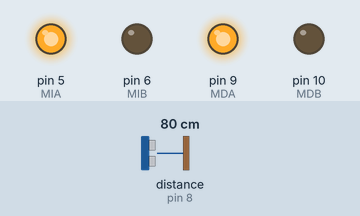
This sketch was run on a simulated Arduino Uno, built with avr-gcc and run on an emulated ATmega328P. Parts: output pins drawn as LEDs (lit = HIGH). Wiring (inferred from the names in the program): ultrasonic range finder: trigger pin 7; echo pin 8. The test bench sets the inputs (shaded band); at power-on: distance to the obstacle (sensor on pin 8) 80 cm. The echo pulse lasts 58.3 µs per cm; pins used as bus, display or sensor lines are not drawn.

Above: at 1.2 s.
1.3 s: distance to the obstacle (sensor on pin 8) set to 32 cm
2.8 s: distance to the obstacle (sensor on pin 8) set to 27 cm
At 3.1 s:
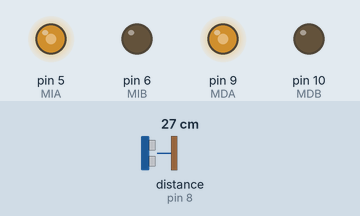
4.3 s: distance to the obstacle (sensor on pin 8) set to 22 cm
5.8 s: distance to the obstacle (sensor on pin 8) set to 17 cm
At 6.8 s:
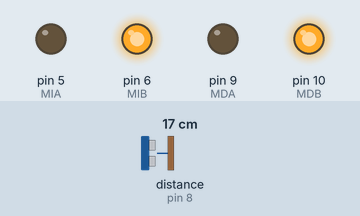
8.8 s: distance to the obstacle (sensor on pin 8) set to 35 cm
At 10.0 s:
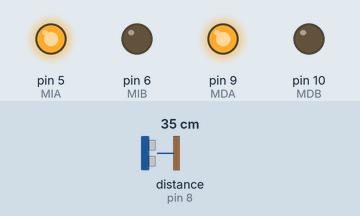
10.4 s: distance to the obstacle (sensor on pin 8) set to 2 cm
At 13.4 s:
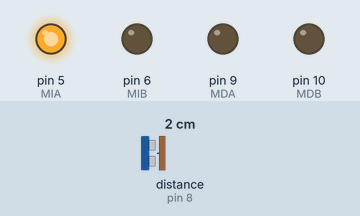
Timing chart, 0 to 14.4 s (numbered marks = the images above; inputs shaded):
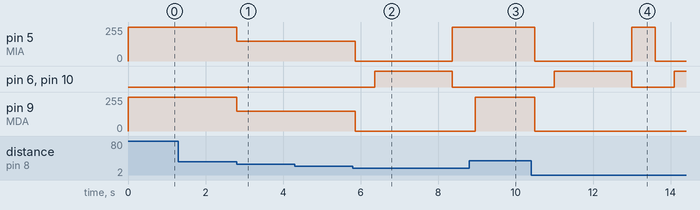

The sketch:

salvaObstaculos.ino
```cpp
//Asignamos una referencia a cada pin
#define MIA 5
#define MIB 6
#define MDA 9
#define MDB 10
#define trig 7
#define echo 8
//FUNCIÓN DE MEDICIÓN DE DISTANCIA
long dameDistancia(){
long espacio;
long tiempo;
//Apagamos (para evitar falsas lecturas) y encendemos Trigger durante 10 us
digitalWrite(trig,LOW);
delayMicroseconds(4);
digitalWrite(trig,HIGH);
delayMicroseconds(10);
digitalWrite(trig,LOW);
//Medimos el tiempo en us que tarda en volver el pulso y realizamos el cálculo.
tiempo=pulseIn(echo,HIGH);
espacio=tiempo/58.309;
//La función devuelve un valor de tipo long correspondiente a la distancia en cm.
return espacio;
}
//FUNCIONES DE MOVIMIENTO

void adelante (){
digitalWrite(MIA,HIGH);
digitalWrite(MIB,LOW);
digitalWrite(MDA,HIGH);
digitalWrite(MDB,LOW);
}

void izquierda (){
 digitalWrite(MIA,LOW);
digitalWrite(MIB,LOW);
digitalWrite(MDA,HIGH);
digitalWrite(MDB,LOW);
}

void derecha(){
digitalWrite(MIA,HIGH);
digitalWrite(MIB,LOW);
digitalWrite(MDA,LOW);
digitalWrite(MDB,LOW);
}

void atras(){
digitalWrite(MIA,LOW);
digitalWrite(MIB,HIGH);
digitalWrite(MDA,LOW);
digitalWrite(MDB,HIGH);
}
void alto(){
digitalWrite(MIA,LOW);
digitalWrite(MIB,LOW);
digitalWrite(MDA,LOW);
digitalWrite(MDB,LOW);
}

//FUNCIONES DE MOVIMIENTO DE VELOCIDAD REGULADA
void adelante(int valor){
analogWrite(MIA,valor);
digitalWrite(MIB,LOW);
analogWrite(MDA,valor);
digitalWrite(MDB,LOW);
}

void atras(int valor){
digitalWrite(MIA,LOW);
analogWrite(MIB,valor);
digitalWrite(MDA,LOW);
analogWrite(MDB,valor);
}
void izquierda(int valor){
digitalWrite(MIA,LOW);
digitalWrite(MIB,LOW);
digitalWrite(MDA,LOW);
analogWrite(MDB,valor);
}
void derecha(int valor){
analogWrite(MIA,valor);
digitalWrite(MIB,LOW);
digitalWrite(MDA,LOW);
digitalWrite(MDB,LOW);
}


void setup() {
//Declaramos cada pin en el modo en que corresponda
pinMode(trig,OUTPUT);
pinMode(echo,INPUT);
pinMode(MIA,OUTPUT);
pinMode(MIB,OUTPUT);
pinMode(MDA,OUTPUT);
pinMode(MDB,OUTPUT);
}
void loop() {
//Medimos la distancia y la asignamos a una variable local
long distancia=dameDistancia();
if (distancia>30){
//No hay obstáculos a la vista
adelante();
}else if (distancia<20){
//Obstáculo ineludible, paro, atrás y derecha
alto();
delay(500);
atras();
delay(2000);
derecha();
delay(500);
}else{
//Obstáculo entre 20 y 30 cm. Proceder con cautela
adelante(150);
}
//Damos tiempo para evitar problemas de desfases
delay(100);
}
```

Measured:
- the behaviour switches between 31 and 30 cm on distance to the obstacle (sensor on pin 8) (found by bisection; images 0 and 1)
- the behaviour switches between 20 and 19 cm on distance to the obstacle (sensor on pin 8) (found by bisection; images 1 and 2)
- after the input at 1.3 s, every drawn part: stays the same
- after the input at 2.8 s, pin 5 (MIA), pin 9 (MDA): 255/255 → 150/255 at once
- after the input at 4.3 s, every drawn part: stays the same
- after the input at 5.8 s, pin 5 (MIA): 150/255 → 0/255 after 0.06 s, → 255/255 2.5 s later; pin 6 (MIB), pin 10 (MDB): LOW → HIGH after 0.56 s, → LOW 2.0 s later; pin 9 (MDA): 150/255 → 0/255 after 0.06 s
- after the input at 8.8 s, pin 5 (MIA): stays 255/255 (without the input it goes to 0/255 after 0.16 s); pin 6 (MIB), pin 10 (MDB): stays LOW (without the input it goes to HIGH after 0.66 s); pin 9 (MDA): 0/255 → 255/255 after 0.16 s
- after the input at 10.4 s, pin 5 (MIA): 255/255 → 0/255 after 0.10 s, → 255/255 2.5 s later, → 0/255 0.60 s later; pin 6 (MIB), pin 10 (MDB): LOW → HIGH after 0.60 s, → LOW 2.0 s later, → HIGH 1.1 s later; pin 9 (MDA): 255/255 → 0/255 after 0.10 s
